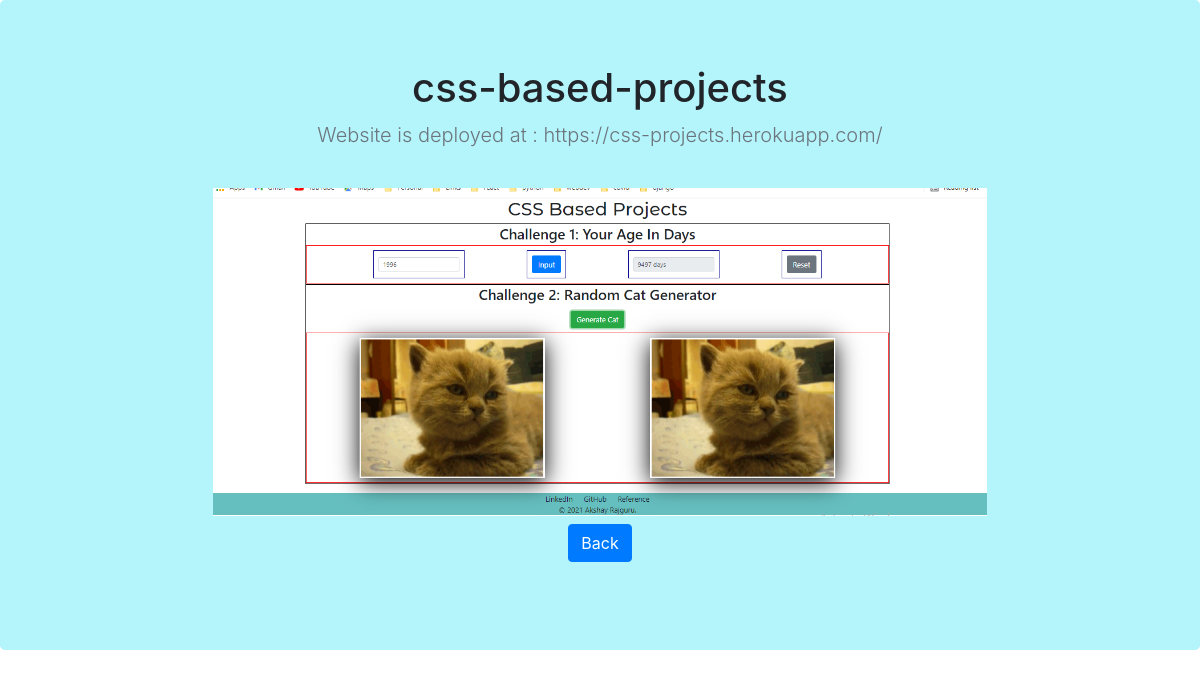
Screenshot of /webapp/2 with the database file from the repository.
### jobs/models.py (models this page shows, shortened)
class Job(models.Model):
    image = models.ImageField(upload_to='images/')
    name = models.CharField(max_length=200, null=True)
    summary = models.CharField(max_length=200)

### jobs/views.py (the view)
# urls.py: path('webapp/<int:job_id>', jobs.views.detail, name='detail'),
def detail(request, job_id):
    job_detail = get_object_or_404(Job, pk=job_id)
    return render(request, 'jobs/detail.html', {'job': job_detail})

### jobs/templates/jobs/detail.html (shortened to what this page needs)
<!doctype html>
<html lang="en">
{% load static %}
  <head>
    <link rel="stylesheet" href="{% static 'css/styles.css' %}" />
    <link rel="stylesheet" href="{% static 'css/bootstrap.min.css' %}">
  </head>
  <body>
    <main role="main">
      <section class="jumbotron text-center">
        <div class="container">
          <h1 class="jumbotron-heading">{{ job.name }}</h1>
          <p class="lead text-muted">{{ job.summary }}</p>
          <img class="MyDp" src="{{ job.image.url }}" />
          <p>
            <a href="{% url 'home' %}" class="btn btn-primary my-2">Back</a>
          </p>
        </div>
      </section>
    </main>
  </body>
</html>

### jobs/static/css/styles.css (style rules this page uses)
body { text-align: center; }
.jumbotron { background-color:#b4f4fb !important; position: relative; padding-top: 100px; }
.MyDp { height: 30%; width: 70%; margin-top: 2%; }

### rows the page displays
Job: name "css-based-projects", summary "Website is deployed at : https://css-projects.herokuapp.com/", image (picture)
